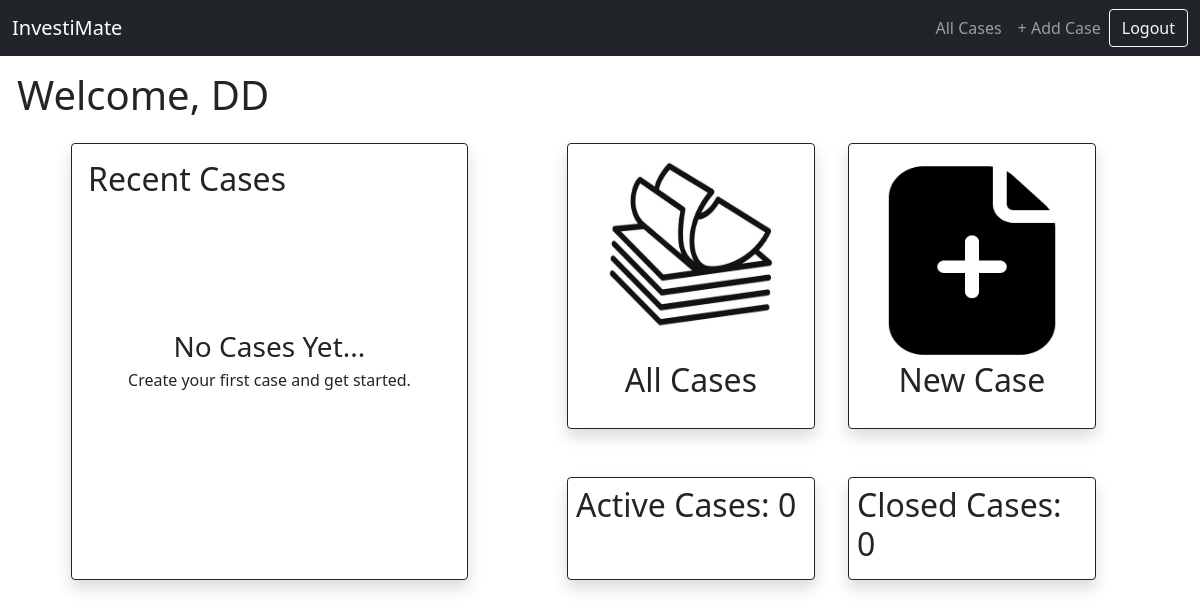
The app's page / (signed in), older data.
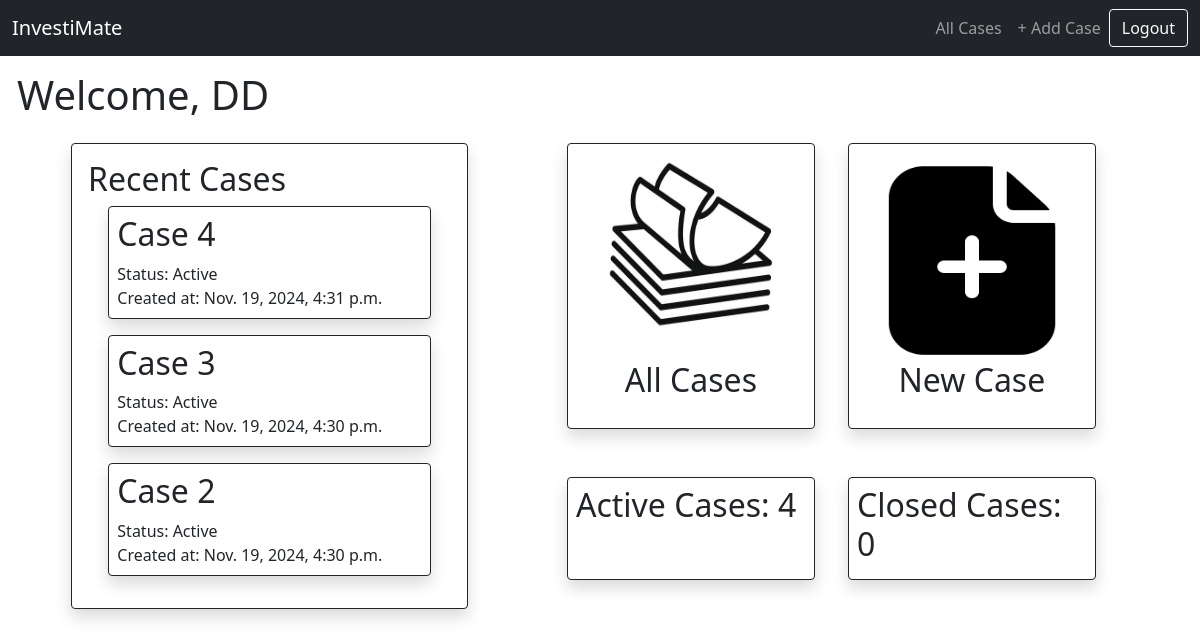
The same page, newer data.
### investimate_app/models.py (models this page shows)
class Case(models.Model):
    class Status(models.TextChoices):
        ACTIVE = 'Active'
        CLOSED = 'Closed'
    name= models.CharField(max_length=64)
    description = models.CharField(max_length=256)
    notes = models.TextField()
    created_at = models.DateTimeField(default=timezone.now)
    status = models.CharField(
        max_length=10,
        choices=Status.choices,
        default=Status.ACTIVE,
    )
    files = models.JSONField()
    def __str__(self):
        return self.name

### investimate_app/views.py (the view)
# urls.py: path('', views.home_view, name='home'),
@login_required
def home_view(req):
    recentCases = Case.objects.order_by('-created_at')[:3]
    activeCases = Case.objects.filter(status=Case.Status.ACTIVE).count()
    closedCases = Case.objects.filter(status=Case.Status.CLOSED).count()
    print('Recent Cases', recentCases)
    return render(req, 'investimate_app/home.html', {'recentCases': recentCases, 'activeCases':activeCases, 'closedCases':closedCases})

### investimate_app/templates/investimate_app/home.html (shortened to what this page needs)
{% extends 'investimate_app/layout.html' %}
{% load static %}
{% block content %}
  <div class="container-fluid">
    <h1>Welcome, {{ request.user.username }}</h1>
    <div class="row justify-content-evenly">
      <div class="col-md-4 card border-dark shadow mt-3 p-3">
        <h2>Recent Cases</h2>
        {% if not recentCases %}
          <div class="h-100 text-center align-content-center mb-5">
            <p class="h3">No Cases Yet...</p>
            <p class="card-subtitle">Create your first case and get started.</p>
          </div>
        {% else %}
          <div class="row-cols-1 row justify-content-center">
            {% for case in recentCases %}
              <div class="card border-dark shadow mb-3 p-2 col-10" onclick="location.href='{% url 'case' case.id %}'">
                <h2>{{ case.name }}</h2>
                <p class="m-0">Status: {{ case.status }}</p>
                <p class="m-0">Created at: {{ case.created_at }}</p>
              </div>
            {% endfor %}
          </div>
        {% endif %}
      </div>
      <div class="col-md-6">
        <div class="row text-center col-sm justify-content-evenly">
          <div class="col-sm-5 mt-3 pt-3 card border-dark shadow" onclick="location.href='{% url 'cases' %}'">
            <img src="{% static 'images/allCases.jpg' %}" alt="All Cases" class="card-img-top w-100 h-75" />
            <h2>All Cases</h2>
          </div>
          <div class="col-sm-5 mt-3 pt-3 card border-dark shadow" onclick="location.href='{% url 'add-case' %}'">
            <img src="{% static 'images/newCase.png' %}" alt="New Case" class="card-img-top w-100 h-75" />
            <h2>New Case</h2>
          </div>
        </div>
        <div class="row col-sm justify-content-evenly">
          <div class="col-sm-5 mt-3 mt-sm-5 card border-dark shadow p-2">
            <h2>Active Cases: {{ activeCases }}</h2>
          </div>
          <div class="col-sm-5 mt-3 mt-sm-5 card border-dark shadow p-2">
            <h2>Closed Cases: {{ closedCases }}</h2>
          </div>
        </div>
      </div>
    </div>
  </div>
{% endblock %}

### investimate_app/templates/investimate_app/layout.html (shortened to what this page needs)
{% load static %}
<!DOCTYPE html>
<html>
  <head>
    <link href="https://cdn.jsdelivr.net/npm/bootstrap@5.0.2/dist/css/bootstrap.min.css" rel="stylesheet" />
  </head>
  <body>
    <nav class="navbar navbar-expand-lg navbar-dark bg-dark">
      <div class="container-fluid">
        <a href="{% url 'home' %}" class="navbar-brand">InvestiMate</a>
        <div class="collapse navbar-collapse" id="navbarText">
          <ul class="navbar-nav ms-auto mb-2 mb-lg-0">
            <li class="nav-item">
              <a class="nav-link" href="{% url 'cases' %}">All Cases</a>
            </li>
            <li class="nav-item">
              <a class="nav-link" href="{% url 'add-case' %}">+ Add Case</a>
            </li>
          </ul>
          <form action="{% url 'logout' %}" method="post">
            <button class="btn btn btn-outline-light" type="submit">Logout</button>
          </form>
        </div>
      </div>
    </nav>
    <main>
      {% block content %}
      {% endblock %}
    </main>
  </body>
</html>

### investimate_app/templates/investimate_app/layout.html (style rules this page uses)
main { margin-top: 10px; padding: 5px; }

Row changes from the older to the newer data that the page shows:
added Case: name "Case 4", status "Active", created_at "Nov. 19, 2024, 4:31 p.m."
added Case: name "Case 3", status "Active", created_at "Nov. 19, 2024, 4:30 p.m."
added Case: name "Case 2", status "Active", created_at "Nov. 19, 2024, 4:30 p.m."
Text that changed along with them:
{{ activeCases }}: "0" → "4"
text no longer shown: "No Cases Yet... Create your first case and get started."
